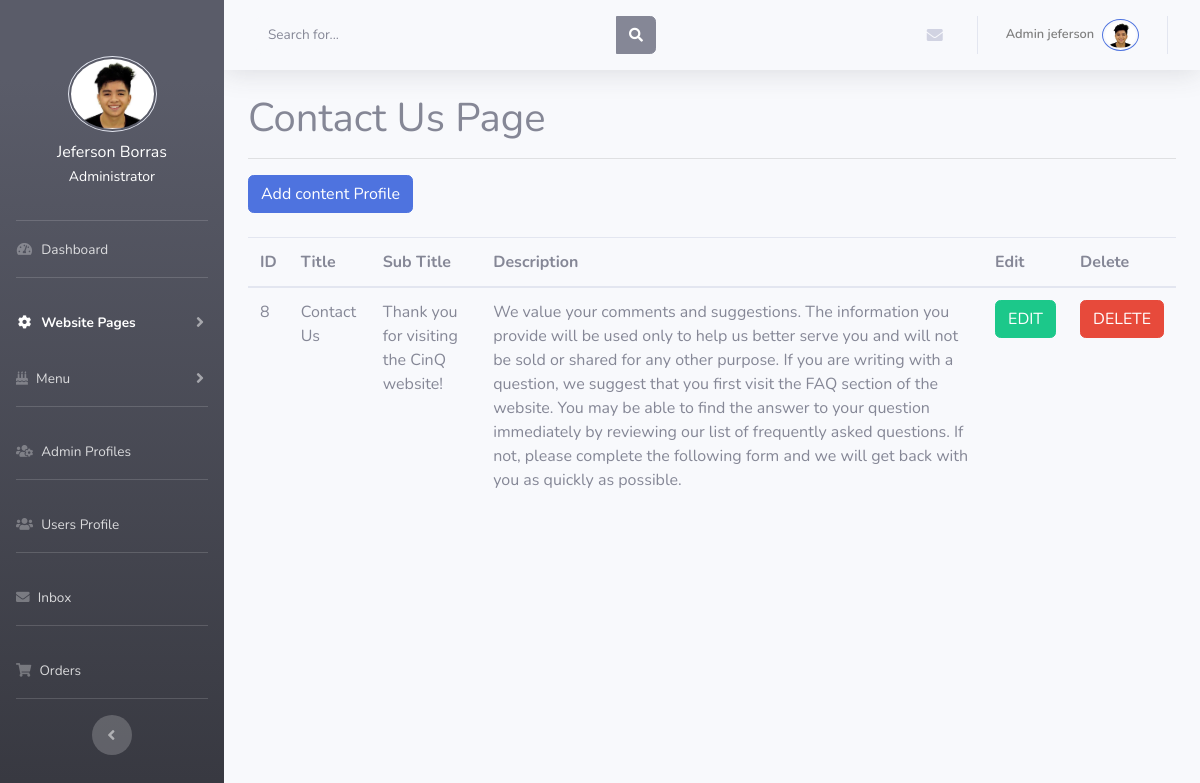
Page /admin/contactUs-page.php (signed in) on the committed database.
### tables this page shows
CREATE TABLE `contactuspage` (
  `id` int(11) NOT NULL,
  `title` varchar(255) NOT NULL,
  `sub_title` varchar(255) NOT NULL,
  `descriptions` varchar(10000) NOT NULL
);

### admin/contactUs-page.php (the view, shortened to what this page needs)
<?php
include('includes/header.php');
include('includes/navbar.php');
?>
<div class="container-fluid">
    <div class="main-container">
        <h1>Contact Us Page</h1>
        <hr>
        <button type="button" class="btn btn-primary" data-toggle="modal" data-target="#exampleModalCenter">Add content
            Profile</button>
        <br>
        <br>
        <div class="table-container">
            <?php
        $query = "SELECT * FROM contactuspage";
        $query_run = mysqli_query($connection, $query);
      ?>
            <table class="table">
                <thead>
                    <tr>
                        <th scope="col">ID</th>
                        <th scope="col">Title</th>
                        <th scope="col">Sub Title</th>
                        <th scope="col">Description</th>
                        <th scope="col">Edit</th>
                        <th scope="col">Delete</th>
                    </tr>
                </thead>
                <tbody>
                    <?php
      if(mysqli_num_rows($query_run) >0){
        while($row=mysqli_fetch_assoc($query_run)){
          ?>
                    <tr>
                        <td><?php  echo $row['id'];?></td>
                        <td><?php  echo $row['title'];?></td>
                        <td><?php  echo $row['sub_title'];?></td>
                        <td><?php  echo $row['descriptions'];?></td>
                        <td>
                            <form action="edit_contactUs-page.php" method="POST">
                                <button type="submit" name="edit_btn" class="btn btn-success">EDIT</button>
                            </form>
                        </td>
                        <td>
                            <form action="contactUspage.fuction.php" method="post">
                                <button type="submit" name="delete_btn" class="btn btn-danger">DELETE</button>
                            </form>
                        </td>
                    </tr>
                    <?php
        }
       }else{
         echo"No record found";
       }
       ?>
                </tbody>
            </table>
        </div>
    </div>
</div>

### rows in the picture
contactuspage: id "8", title "Contact Us", sub_title "Thank you for visiting the CinQ website!", descriptions "We value your comments and suggestions. The information you provide will be used only to help us better serve you and will not be sold or shared for any other purpose. If you are writing with a question, we suggest that you first visit the FAQ section of the website. You may be able to find the answer to your question immediately by reviewing our list of frequently asked questions. If not, please complete the following form and we will get back with you as quickly as possible."

### other values in the picture
$_SESSION['auth_user']['first_name'] "Jeferson"
$_SESSION['auth_user']['last_name'] "Borras"
$_SESSION['auth_user']['first_name'] "jeferson"
